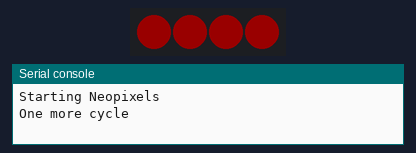
Recording of a program running on a simulated CircuitPython board. Parts: 4 RGB LEDs in strip order, left to right, the last lines printed to the serial console. Dim RGB values are drawn brighter than linear.

Above: at 0.5 s.
At 2.5 s:
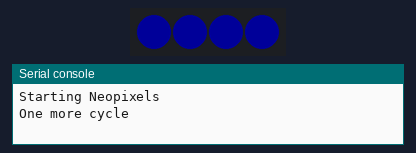
At 4.6 s:
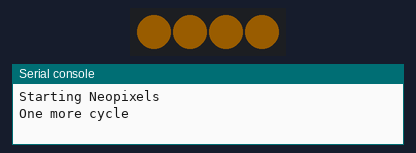
At 6.4 s:
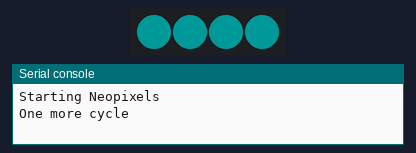
At 8.2 s:
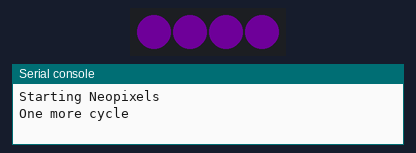
At 10.0 s:
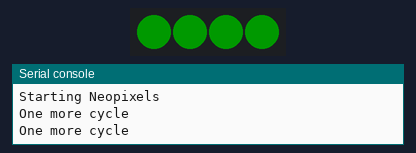
Timing chart, 0 to 11.1 s (numbered marks = the images above):
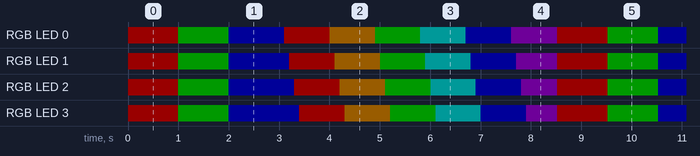

Measured:
- by itself, RGB LED 0: repeats every 8.5 s: RGB(0, 25, 0) 1.0 s, RGB(0, 0, 25) 1.1 s, RGB(25, 0, 0) 0.90 s, RGB(25, 15, 0) 0.90 s, RGB(0, 25, 0) 0.90 s, RGB(0, 25, 25) 0.90 s, RGB(0, 0, 25) 0.90 s, RGB(18, 0, 25) 0.91 s, RGB(25, 0, 0) 1.0 s
- by itself, RGB LED 1: repeats every 8.5 s: RGB(0, 25, 0) 1.0 s, RGB(0, 0, 25) 1.2 s, RGB(25, 0, 0) 0.90 s, RGB(25, 15, 0) 0.90 s, RGB(0, 25, 0) 0.90 s, RGB(0, 25, 25) 0.90 s, RGB(0, 0, 25) 0.90 s, RGB(18, 0, 25) 0.81 s, RGB(25, 0, 0) 1.0 s
- by itself, everything shown: repeats every 8.5 s, in 28 steps

The program:

neopixel_kittenbot.py
```python
# NEOPIXEL kittenbot

import neopixel, board, time
from rainbowio import colorwheel

print("Starting Neopixels")

#pixel_pin = board.NEOPIXEL
#num_pixels = 1

pixel_pin = board.P16
num_pixels = 4

pixels = neopixel.NeoPixel(pixel_pin, num_pixels, brightness=0.1, auto_write=False)

def color_chase(color, wait):
    for i in range(num_pixels):
        pixels[i] = color
        time.sleep(wait)
        pixels.show()
    time.sleep(0.5)


def rainbow_cycle(wait):
    for j in range(255):
        for i in range(num_pixels):
            rc_index = (i * 256 // num_pixels) + j
            pixels[i] = colorwheel(rc_index & 255)
        pixels.show()
        time.sleep(wait)


RED = (255, 0, 0)
YELLOW = (255, 150, 0)
GREEN = (0, 255, 0)
CYAN = (0, 255, 255)
BLUE = (0, 0, 255)
PURPLE = (180, 0, 255)

while True:
    print("One more cycle")
    pixels.fill(RED)
    pixels.show()
    # Increase or decrease to change the speed of the solid color change.
    time.sleep(1)
    pixels.fill(GREEN)
    pixels.show()
    time.sleep(1)
    pixels.fill(BLUE)
    pixels.show()
    time.sleep(1)

    color_chase(RED, 0.1)  # Increase the number to slow down the color chase
    color_chase(YELLOW, 0.1)
    color_chase(GREEN, 0.1)
    color_chase(CYAN, 0.1)
    color_chase(BLUE, 0.1)
    color_chase(PURPLE, 0.1)

    rainbow_cycle(0)  # Increase the number to slow down the rainbow
```
